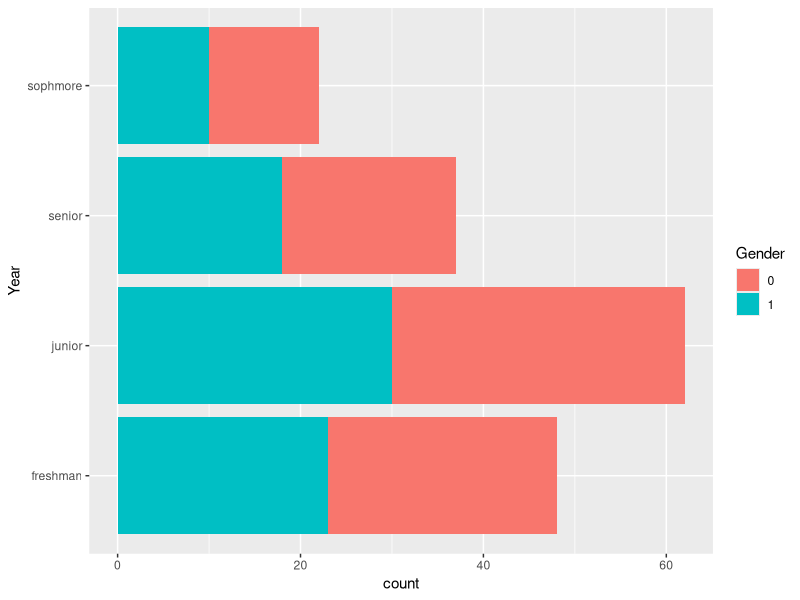
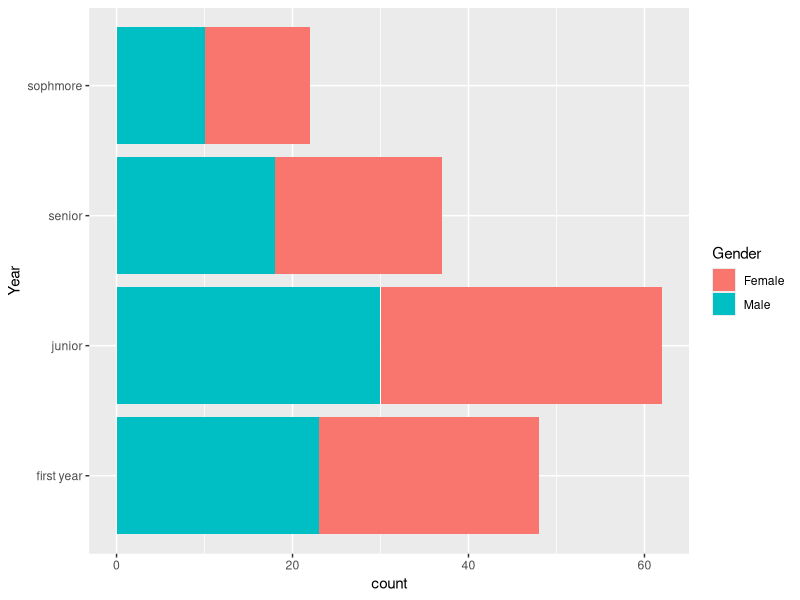
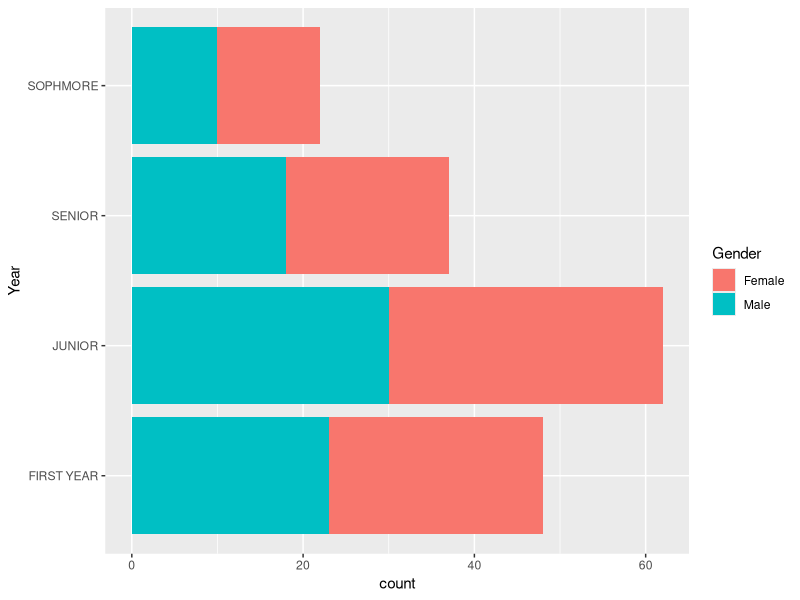
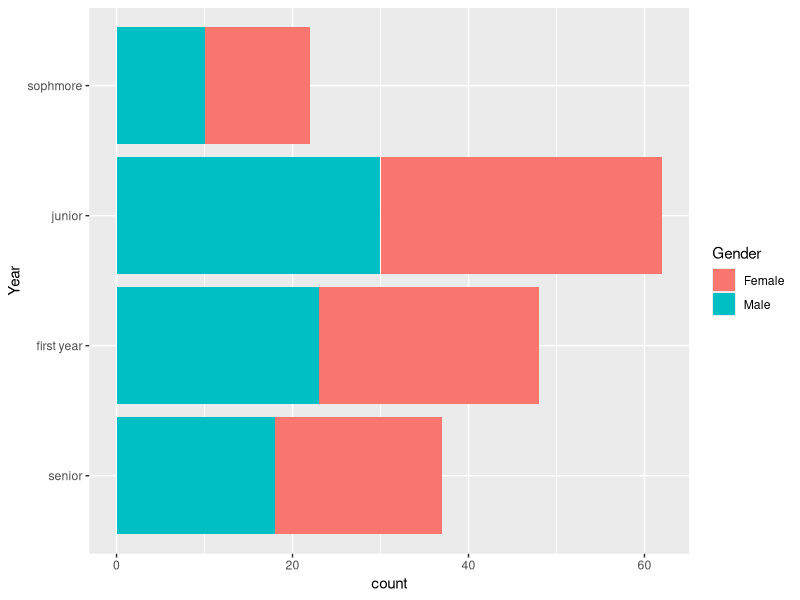
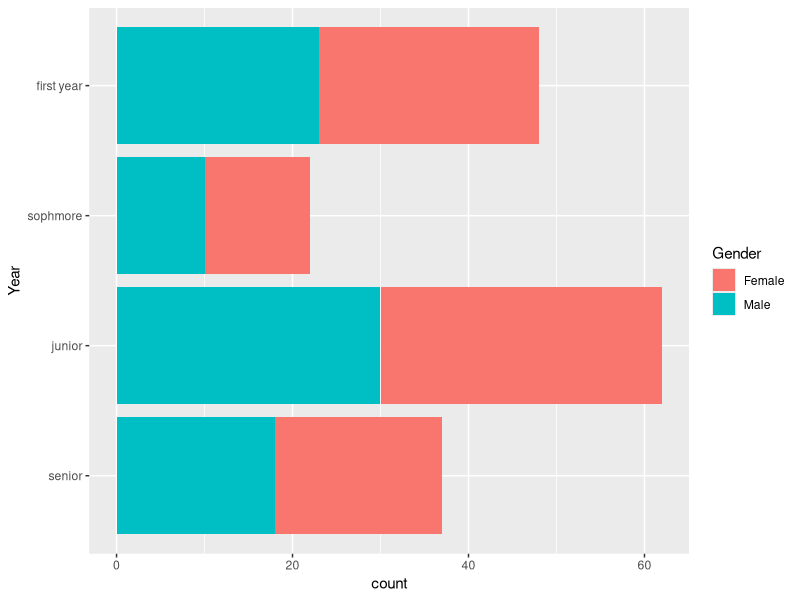
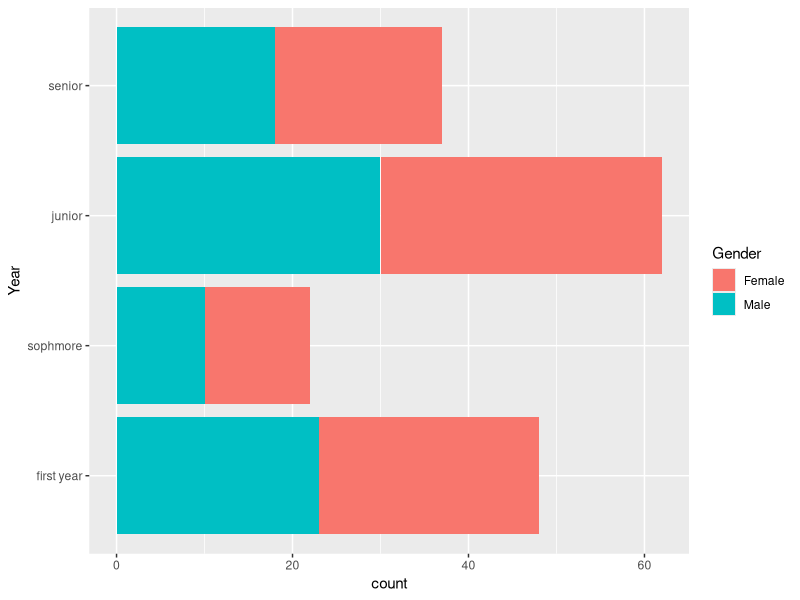
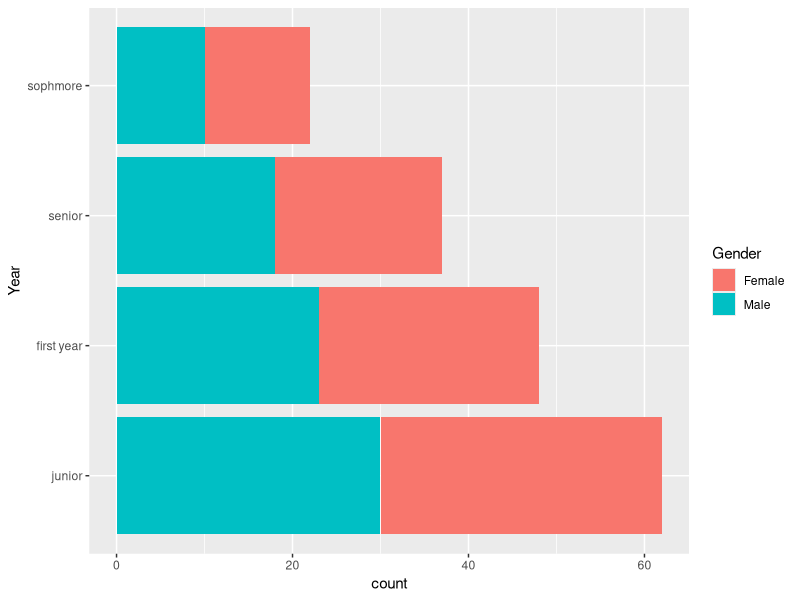
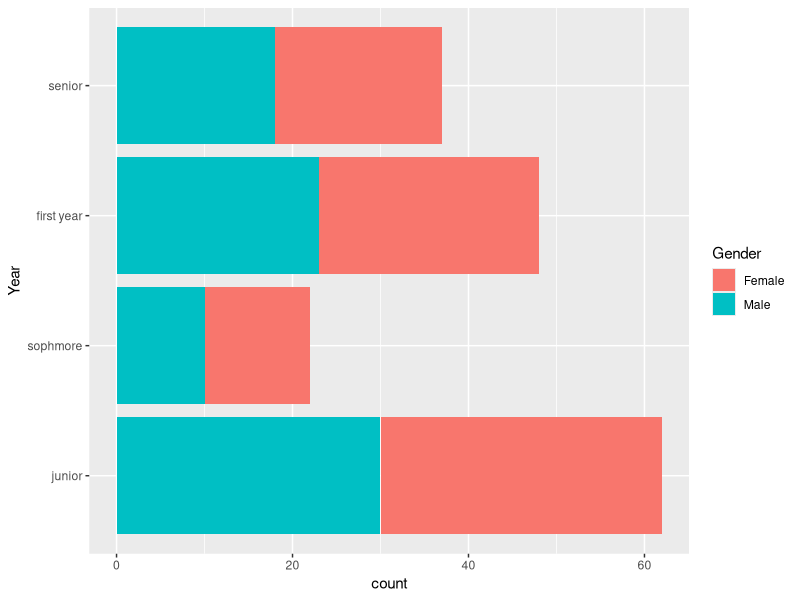

Here is the R script that generated these plots, in order:
## ---- chunk 1
# Unattach any packages that happen to already be loaded. In general this is unecessary
# but is important for the creation of the book to not have package namespaces
# fighting unexpectedly.
pkgs = names(sessionInfo()$otherPkgs)
if( length(pkgs > 0)){
  pkgs = paste('package:', pkgs, sep = "")
  for( i in 1:length(pkgs)){
    detach(pkgs[i], character.only = TRUE, force=TRUE)
  }
}
## ---- chunk 2
library(tidyverse, quietly = TRUE)   # loading ggplot2 and dplyr
## ---- chunk 3
# A vector of character strings.
drinks <- c('DietCoke', 'Coke', 'Coke', 'Sprite', 'Pepsi')
str(drinks)

# convert the vector of character strings into a factor vector
drinks <- factor(drinks)

# Category and Label mapping table
data.frame( Category=1:4, labels=levels(drinks))

as.integer(drinks) # Print the category assigments
## ---- chunk 4
Students <- 
  expand.grid(Year='freshman', Gender=1, rep=1:23) %>%
  add_row(Year='freshman', Gender=0, rep=1:25) %>%
  add_row(Year='junior',   Gender=1, rep=1:30) %>%
  add_row(Year='junior',   Gender=0, rep=1:32) %>%
  add_row(Year='senior',   Gender=1, rep=1:18) %>%
  add_row(Year='senior',   Gender=0, rep=1:19) %>%
  add_row(Year='sophmore', Gender=1, rep=1:10) %>%
  add_row(Year='sophmore', Gender=0, rep=1:12)

# Variables that are character strings are coerced to factors.
# Variables that are numeric are not, and should be explicitly turned to factors.
Students <- Students %>% mutate( Gender = factor(Gender) )

Students %>%
  ggplot( aes(x=Year, fill=Gender)) + geom_bar() + coord_flip()
## ---- chunk 5
# Change Gender from 0/1  to Female/Male
Students <- Students %>%
  mutate( Gender = fct_recode(Gender, Male='1'),
          Gender = fct_recode(Gender, Female='0') )

# Change "Freshman" to the gender neutral "First Year" 
Students <- Students %>%
  mutate( Year = fct_recode(Year, `first year` = 'freshman'))
  
Students %>%
  ggplot( aes(x=Year, fill=Gender)) + geom_bar() + coord_flip()
## ---- chunk 6
Students %>%
  mutate( Year = fct_relabel(Year, stringr::str_to_upper) ) %>%
  ggplot( aes(x=Year, fill=Gender)) + geom_bar() + coord_flip()
## ---- chunk 7
# Seniors first, leave the rest in the order they already were
Students %>%
  mutate( Year = fct_relevel(Year, 'senior') ) %>%
  ggplot( aes(x=Year, fill=Gender)) + geom_bar() + coord_flip()

# reset all the levels orders
Students %>%
  mutate( Year = fct_relevel(Year, 'senior', 'junior','sophmore','first year') ) %>%
  ggplot( aes(x=Year, fill=Gender)) + geom_bar() + coord_flip()

# Reverse order of what I already had
Students %>%
  mutate( Year = fct_relevel(Year, 'senior', 'junior','sophmore','first year') ) %>%
  mutate( Year = fct_rev(Year) ) %>%
  ggplot( aes(x=Year, fill=Gender)) + geom_bar() + coord_flip()

# In the order of the most number of records
Students %>%
  mutate( Year = fct_infreq(Year) ) %>%
  ggplot( aes(x=Year, fill=Gender)) + geom_bar() + coord_flip()

# Sometimes it is useful to rotate using + or - the number of shift steps
# positive values move the first to the end. Negative values move the end to the front.
Students %>%
  mutate( Year = fct_relevel(Year, 'senior', 'junior','sophmore','first year') ) %>%
  mutate( Year = fct_shift(Year, +1) ) %>%
  ggplot( aes(x=Year, fill=Gender)) + geom_bar() + coord_flip()
## ---- chunk 8
Dems <- tribble(
  ~Candidate, ~Percent, ~AgeOnElection,
'Elizabeth Warren',	27, 71,
'Joe Biden',	25, 77,
'Bernie Sanders',	12, 79,
'Pete Buttigieg',	10, 38,
'Kamala Harris',	3, 56,
'Cory Booker',	2, 51,
'Tulsi Gabbard',	2, 39,
'Amy Klobuchar',	2, 60, 
'Tom Steyer',	2, 63,
'Andrew Yang',	2, 45, 
'Other',	3, NA,
'No one',	1, NA,
'Undecided',	9, NA)
## ---- chunk 9
# Reorder Candidates based on the polling percent. The order of Smallest to largest 
# results in 'No one' at the bottom and Elizabeth Warren at the top. 
Dems %>%
  mutate( Candidate = fct_reorder(Candidate, Percent) ) %>%
  ggplot( aes(x=Candidate, y=Percent)) + geom_col() + coord_flip()
## ---- chunk 10
Dems %>%
  mutate( Candidate = fct_reorder(Candidate, Percent) ) %>%
  mutate( Candidate = fct_relevel(Candidate, 'Other', after=0) ) %>%
  mutate( Candidate = fct_relevel(Candidate, 'Undecided', after=0) ) %>%
  ggplot( aes(x=Candidate, y=Percent)) + geom_col() + coord_flip()
## ---- chunk 11
# This collapses the factor levels but I still have 3 rows of "other"
Dems %>%
  mutate( Candidate = fct_collapse(Candidate, other = c('No one', 'Other', 'Undecided')) )

# Collopse the factor, then summarize by adding up the percentages  
Dems %>%
  mutate( Candidate = fct_collapse(Candidate, other = c('No one', 'Other', 'Undecided')) ) %>%
  group_by(Candidate) %>% summarize(Percent = sum(Percent)) %>%
  mutate( Candidate = fct_reorder(Candidate, Percent) ) %>%
  mutate( Candidate = fct_relevel(Candidate, 'other', after=0) ) %>%
  ggplot( aes(x=Candidate, y=Percent)) + geom_col() + coord_flip()
